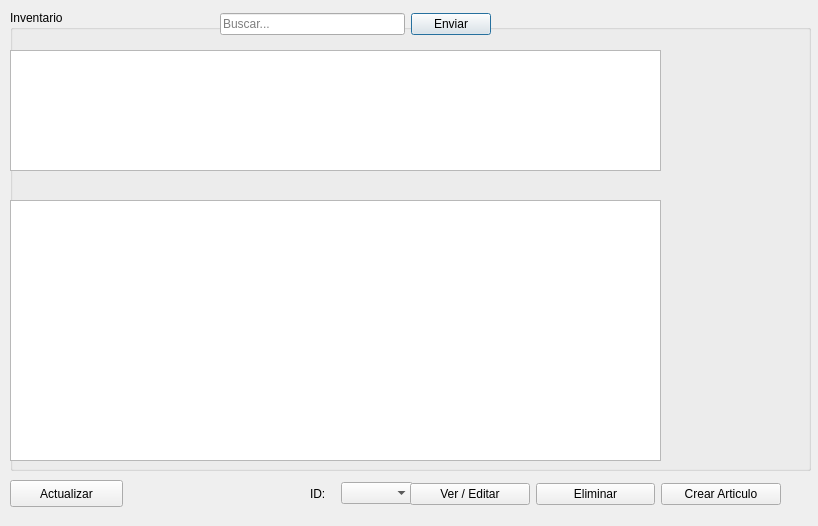
<?xml version="1.0" encoding="UTF-8"?>
<ui version="4.0">
 <class>Inventario</class>
 <widget class="QDialog" name="Inventario">
  <property name="geometry">
   <rect>
    <x>0</x>
    <y>0</y>
    <width>818</width>
    <height>526</height>
   </rect>
  </property>
  <property name="windowTitle">
   <string>Reporte de Inventario</string>
  </property>
  <widget class="QGroupBox" name="groupBox">
   <property name="geometry">
    <rect>
     <x>10</x>
     <y>10</y>
     <width>801</width>
     <height>461</height>
    </rect>
   </property>
   <property name="title">
    <string>Inventario</string>
   </property>
   <widget class="QTableView" name="inventario">
    <property name="geometry">
     <rect>
      <x>0</x>
      <y>190</y>
      <width>651</width>
      <height>261</height>
     </rect>
    </property>
   </widget>
   <widget class="QLabel" name="imagen">
    <property name="geometry">
     <rect>
      <x>660</x>
      <y>190</y>
      <width>131</width>
      <height>131</height>
     </rect>
    </property>
    <property name="text">
     <string/>
    </property>
   </widget>
   <widget class="QTableView" name="tableView">
    <property name="geometry">
     <rect>
      <x>0</x>
      <y>40</y>
      <width>651</width>
      <height>121</height>
     </rect>
    </property>
   </widget>
   <widget class="QWidget" name="layoutWidget">
    <property name="geometry">
     <rect>
      <x>210</x>
      <y>0</y>
      <width>271</width>
      <height>29</height>
     </rect>
    </property>
    <layout class="QHBoxLayout" name="horizontalLayout_3">
     <item>
      <widget class="QLineEdit" name="search">
       <property name="placeholderText">
        <string>Buscar...</string>
       </property>
      </widget>
     </item>
     <item>
      <widget class="QPushButton" name="pushButton">
       <property name="text">
        <string>Enviar</string>
       </property>
      </widget>
     </item>
    </layout>
   </widget>
   <zorder>inventario</zorder>
   <zorder>tableView</zorder>
   <zorder>layoutWidget</zorder>
   <zorder>imagen</zorder>
  </widget>
  <widget class="QWidget" name="layoutWidget">
   <property name="geometry">
    <rect>
     <x>310</x>
     <y>480</y>
     <width>103</width>
     <height>27</height>
    </rect>
   </property>
   <layout class="QHBoxLayout" name="horizontalLayout">
    <item>
     <widget class="QLabel" name="label">
      <property name="text">
       <string>ID:</string>
      </property>
     </widget>
    </item>
    <item>
     <widget class="QComboBox" name="inventarioLista"/>
    </item>
   </layout>
  </widget>
  <widget class="QWidget" name="layoutWidget">
   <property name="geometry">
    <rect>
     <x>410</x>
     <y>480</y>
     <width>371</width>
     <height>29</height>
    </rect>
   </property>
   <layout class="QHBoxLayout" name="horizontalLayout_2">
    <item>
     <widget class="QPushButton" name="inventario_ver">
      <property name="text">
       <string>Ver / Editar</string>
      </property>
     </widget>
    </item>
    <item>
     <widget class="QPushButton" name="inventario_eliminar">
      <property name="text">
       <string>Eliminar</string>
      </property>
     </widget>
    </item>
    <item>
     <widget class="QPushButton" name="inventario_agregar">
      <property name="text">
       <string>Crear Articulo</string>
      </property>
     </widget>
    </item>
   </layout>
  </widget>
  <widget class="QPushButton" name="pushButton_3">
   <property name="geometry">
    <rect>
     <x>10</x>
     <y>480</y>
     <width>113</width>
     <height>27</height>
    </rect>
   </property>
   <property name="text">
    <string>Actualizar</string>
   </property>
  </widget>
 </widget>
 <resources/>
 <connections/>
</ui>
